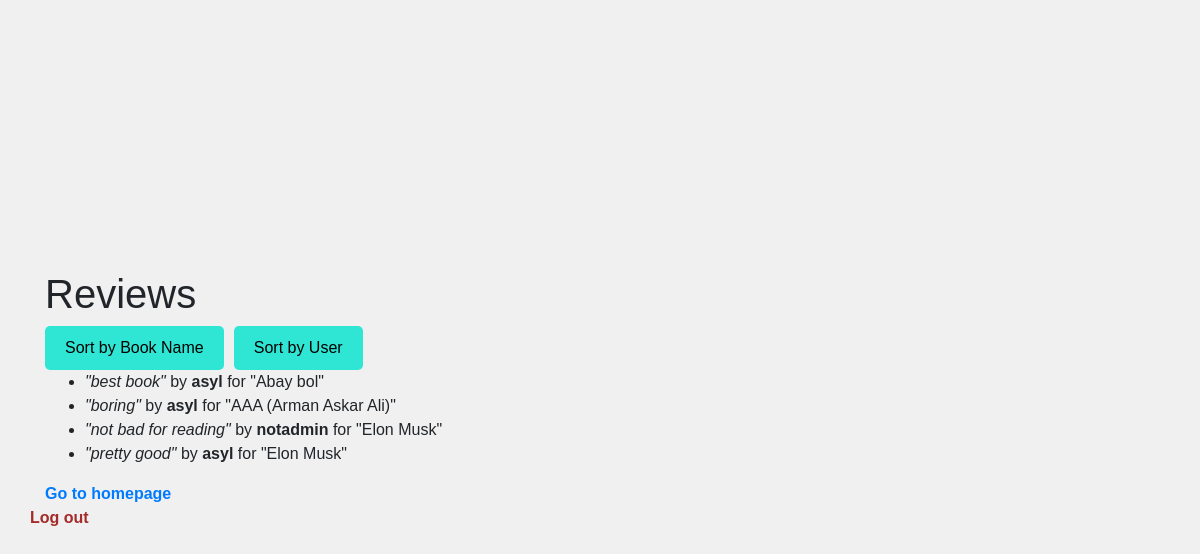
Page /reviews/ (signed in) on the committed database.
### main/models.py (models this page shows, shortened)
class Review(models.Model):
  book = models.ForeignKey(Book, on_delete=models.CASCADE)
  user = models.ForeignKey(User, on_delete=models.CASCADE)
  text = models.TextField()
  rating = models.IntegerField()
  objects = ReviewManager()

class Book(models.Model):
  title = models.CharField(max_length=100)
  category = models.ForeignKey(Category, on_delete=models.CASCADE)
  author = models.ForeignKey(Author, on_delete=models.CASCADE)
  publication_date = models.DateField()
  objects = BookQuerySet().as_manager()

### main/views.py (the view, shortened to what this page needs)
# urls.py: path('reviews/', reviews, name='reviews'),
@decorators.login_required(login_url='login')
def reviews(request):
  if request.method == 'GET':
    sort_by = request.GET.get('sort_by')
    reviews = Review.objects.all()
    if sort_by == 'book':
      reviews = sorted(reviews, key=lambda review: review.book.title)
    elif sort_by == 'user':
      reviews = sorted(reviews, key=lambda review: review.user.username)
    return render(request, 'reviews.html', {'reviews': reviews})

### main/models.py (called while the page is built)
  def get_queryset(self):
    return ReviewQuerySet(self.model, self._db)

### main/templates/reviews.html (shortened to what this page needs)
{% extends 'base.html' %} {% block content %}
<h1>Reviews</h1>
<div style="display: flex; align-items: center">
  <form action="{% url 'reviews' %}" method="get">
    <button
      type="submit"
      name="sort_by"
      value="book"
      style="
        text-decoration: none;
        color: black;
        background-color: #2fe6d4;
        padding: 10px 20px;
        border-radius: 5px;
        margin-right: 10px;
        transition: background-color 0.3s ease;
        border: none;
      "
    >
      Sort by Book Name
    </button>
  </form>
  <form action="{% url 'reviews' %}" method="get">
    <button
      type="submit"
      name="sort_by"
      value="user"
      style="
        text-decoration: none;
        color: black;
        background-color: #2fe6d4;
        padding: 10px 20px;
        border-radius: 5px;
        margin-right: 10px;
        transition: background-color 0.3s ease;
        border: none;
      "
    >
      Sort by User
    </button>
  </form>
</div>
<ul>
  {% for review in reviews %}
  <li>
    <i> "{{ review.text }}" </i> by <strong> {{ review.user }} </strong>
    for "{{ review.book.title }}"
  </li>
  {% endfor %}
</ul>
<a href="{% url 'index' %}">Go to homepage</a>
{% endblock %}

### main/templates/base.html (style rules this page uses)
body { font-family: Arial, sans-serif; background-color: #f0f0f0; margin: 0; padding: 0; display: flex; justify-content: center; align-items: center; height: 100vh; }
a { text-decoration: none; color: #007bff; font-weight: bold; }

### rows in the picture
Review: text "best book", user "asyl", book "Abay bol"
Review: text "boring", user "asyl", book "AAA (Arman Askar Ali)"
Review: text "not bad for reading", user "notadmin", book "Elon Musk"
Review: text "pretty good", user "asyl", book "Elon Musk"
